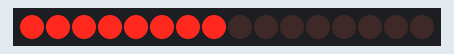
A sketch run on a simulated Arduino Uno, built with avr-gcc and run on an emulated ATmega328P. Shown: 16 shift-register outputs drawn as a row of LEDs (first output left, lit = HIGH). Wiring (inferred from the names in the program): 2 × shift register (74HC595): data pin 2; shift clock pin 4; latch pin 3. Wiring (inferred from the signals the program sends): row of LEDs: on Q0, Q1, Q2, Q3, Q4, Q5, Q6, Q7, Q8, Q9, Q10, Q11, Q12, Q13, Q14, Q15.

Above: at 0.12 s.
At 4.87 s:
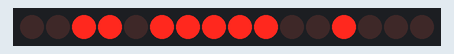
At 9.88 s:
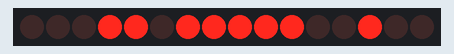
At 19.89 s:
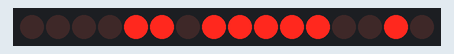
At 29.65 s:
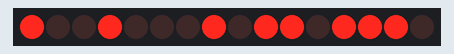
At 39.65 s:
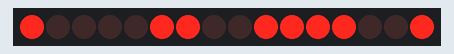
Timing chart, 0 to 40.0 s (numbered marks = the images above):
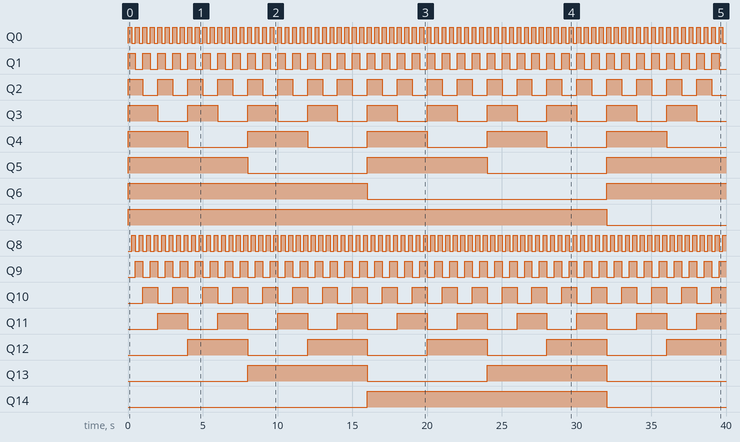

Measured:
- by itself, Q0, Q8: alternates HIGH for 0.25 s and LOW for 0.25 s
- by itself, Q1, Q9: alternates HIGH for 0.50 s and LOW for 0.50 s
- by itself, Q2, Q10: alternates HIGH for 1.0 s and LOW for 1.0 s
- by itself, Q3, Q11: alternates HIGH for 2.0 s and LOW for 2.0 s
- by itself, Q4, Q12: alternates HIGH for 4.0 s and LOW for 4.0 s
- by itself, Q5, Q13: alternates HIGH for 8.0 s and LOW for 8.0 s
- by itself, Q6: LOW → HIGH at 0.00 s, → LOW 16.0 s later, → HIGH 16.0 s later
- by itself, Q7: LOW → HIGH at 0.00 s, → LOW 32.0 s later

The sketch:

DigitalOut_DualShiftRegister2.ino
```cpp
/*
Basic Digital Output - Dual Shift Register #2
This example uses 3 Digital Output Pins to Control 16 Digital Output Signals from Dual Shift Registers
8 LED are on the outputs on each the Shift Registers.
This example will do a binary increment on Byte 1 and binary decrement on Byte 2
Author: David M. Auld
Date: 14th October 2009
*/
int dataPin = 2;              // The Serial Data Pin to the Shift Register
int latchPin = 3;             // The Latch Pin to the Shift Register
int clockPin = 4;             // The Clock Pin to the Shift Register
int value = 0;
int value2 = 0;
void setup()
{
  pinMode(dataPin, OUTPUT);    // Configure Digital Pins
  pinMode(latchPin, OUTPUT);
  pinMode(clockPin, OUTPUT);
}
void loop()
{
    for (int n=0; n < 256; n++)
    {
      value = n;                  //increment
      value2 = 255-n;            //decrement
      writeOutput();
      delay(250);
    }
}
void writeOutput()
{
    digitalWrite(latchPin, LOW);                       // Pull latch LOW to send data
    shiftOut(dataPin, clockPin, MSBFIRST, value);      // Send the data byte 1
    shiftOut(dataPin, clockPin, MSBFIRST, value2);     // Send the data byte 2
    digitalWrite(latchPin, HIGH);                      // Pull latch HIGH to stop sending data
}
```
